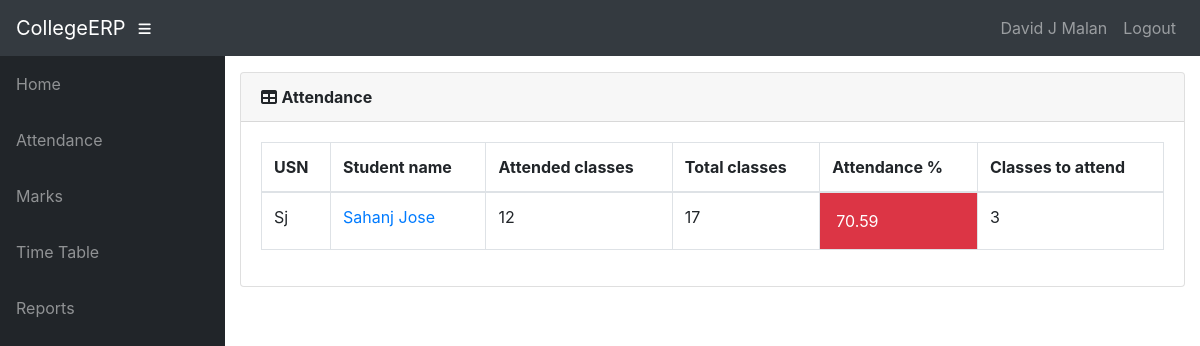
/info/teacher/40/Students/attendance/ (signed in), run on the app's committed database.
### info/models.py (models this page shows, shortened)
class User(AbstractUser):
    @property
    def is_student(self):
        if hasattr(self, 'student'):
            return True
        return False
    @property
    def is_teacher(self):
        if hasattr(self, 'teacher'):
            return True
        return False

class Teacher(models.Model):
    user = models.OneToOneField(User, on_delete=models.CASCADE, null=True)
    id = models.CharField(primary_key=True, max_length=100)
    dept = models.ForeignKey(Dept, on_delete=models.CASCADE, default=1)
    name = models.CharField(max_length=100)
    sex = models.CharField(max_length=50, choices=sex_choice, default='Male')
    DOB = models.DateField(default='1980-01-01')

class AttendanceTotal(models.Model):
    course = models.ForeignKey(Course, on_delete=models.CASCADE)
    student = models.ForeignKey(Student, on_delete=models.CASCADE)
    class Meta:
        unique_together = (('student', 'course'),)
    @property
    def att_class(self):
        stud = Student.objects.get(name=self.student)
        cr = Course.objects.get(name=self.course)
        att_class = Attendance.objects.filter(course=cr, student=stud, status='True').count()
        return att_class
    @property
    def total_class(self):
        stud = Student.objects.get(name=self.student)
        cr = Course.objects.get(name=self.course)
        total_class = Attendance.objects.filter(course=cr, student=stud).count()
        return total_class
    @property
    def attendance(self):
        stud = Student.objects.get(name=self.student)
        cr = Course.objects.get(name=self.course)
        total_class = Attendance.objects.filter(course=cr, student=stud).count()
        att_class = Attendance.objects.filter(course=cr, student=stud, status='True').count()
        if total_class == 0:
            attendance = 0
        else:
            attendance = round(att_class / total_class * 100, 2)
        return attendance
    @property
    def classes_to_attend(self):
        stud = Student.objects.get(name=self.student)
        cr = Course.objects.get(name=self.course)
        total_class = Attendance.objects.filter(course=cr, student=stud).count()
        att_class = Attendance.objects.filter(course=cr, student=stud, status='True').count()
        cta = math.ceil((0.75*total_class - att_class)/0.25)
        if cta < 0:
            return 0
        return cta

class Student(models.Model):
    user = models.OneToOneField(User, on_delete=models.CASCADE, null=True)
    class_id = models.ForeignKey(Class, on_delete=models.CASCADE, default=1)
    USN = models.CharField(primary_key='True', max_length=100)
    name = models.CharField(max_length=200)
    sex = models.CharField(max_length=50, choices=sex_choice, default='Male')
    DOB = models.DateField(default='1998-01-01')
    def __str__(self):
        return self.name

class Course(models.Model):
    dept = models.ForeignKey(Dept, on_delete=models.CASCADE)
    id = models.CharField(primary_key='True', max_length=50)
    name = models.CharField(max_length=50)
    shortname = models.CharField(max_length=50, default='X')
    def __str__(self):
        return self.name

### info/views.py (the view)
# urls.py: path('teacher/<int:assign_id>/Students/attendance/', views.t_student, name='t_student'),
@login_required()
def t_student(request, assign_id):
    ass = Assign.objects.get(id=assign_id)
    att_list = []
    for stud in ass.class_id.student_set.all():
        try:
            a = AttendanceTotal.objects.get(student=stud, course=ass.course)
        except AttendanceTotal.DoesNotExist:
            a = AttendanceTotal(student=stud, course=ass.course)
            a.save()
        att_list.append(a)
    return render(request, 'info/t_students.html', {'att_list': att_list})

### info/templates/info/t_students.html
{% extends 'info/base.html' %}
    {% load static %}
    {% block content %}
                  <div class="card mb-3">
            <div class="card-header">
              <i class="fas fa-table"></i>
            <b>Attendance</b></div>
            <div class="card-body">
              <div class="table-responsive">
                <table class="table table-bordered" id="dataTable" width="100%" cellspacing="0">
                  <thead>
                    <tr>
                        <th>USN</th>
                        <th>Student name</th>
                        <th>Attended classes</th>
                        <th>Total classes</th>
                        <th>Attendance %</th>
                        <th>Classes to attend</th>
                    </tr>
                  </thead>
                  <tbody>
                    {% for a in att_list %}
                    <tr>
                        <td>{{ a.student_id }}</td>
                        <td><a href="{% url 't_attendance_detail' a.student.USN a.course_id %}">{{ a.student.name }}</a></td>
                        <td>{{ a.att_class }}</td>
                        <td>{{ a.total_class }}</td>
                        {% if a.attendance < 75 %}
                            <td class="p-3 mb-2 bg-danger text-white">{{ a.attendance }}</td>
                        {% else %}
                            <td class="p-3 mb-2 bg-success text-white">{{ a.attendance }}</td>
                        {% endif %}
                        <td>{{ a.classes_to_attend }}</td>
                    </tr>
                    {% empty %}
                            <p>No students</p>
                    {% endfor %}
                  </tbody>
                </table>
              </div>
            </div>
          </div>
    {% endblock %}

### info/templates/info/base.html (shortened to what this page needs)
<!DOCTYPE html>
<html lang="en">
  <head>
      {% load static %}
    <link href="{% static '/info/bootstrap/vendor/bootstrap/css/bootstrap.min.css' %}" rel="stylesheet">
    <link href="{% static '/info/bootstrap/vendor/fontawesome-free/css/all.min.css' %}" rel="stylesheet" type="text/css">
    <link href="{% static '/info/bootstrap/vendor/datatables/dataTables.bootstrap4.css' %}" rel="stylesheet">
    <link href="{% static '/info/bootstrap/css/sb-admin.css' %}" rel="stylesheet">
  </head>
  <body id="page-top">
    <nav class="navbar navbar-expand navbar-dark bg-dark static-top">
      <a class="navbar-brand mr-1" href="{% url 'index' %}">CollegeERP</a>
      <button class="btn btn-link btn-sm text-white order-1 order-sm-0" id="sidebarToggle" href="#">
        <i class="fas fa-bars"></i>
      </button>
        <div class="collapse navbar-collapse" id="navbarResponsive">
          <ul class="navbar-nav ml-auto">
            <li class="nav-item">
                {% if request.user.is_student %}
                    <a class="nav-link text-capitalize">{{ request.user.student.name }}</a>
                {% elif request.user.is_teacher %}
                    <a class="nav-link text-capitalize">{{ request.user.teacher.name }}</a>
                {% endif %}
            </li>
            <li class="nav-item">
                <a class="nav-link" href="#" data-toggle="modal" data-target="#logoutModal">Logout</a>
            </li>
          </ul>
        </div>
    </nav>
    <div id="wrapper">
      <ul class="sidebar navbar-nav">
            <li class="nav-item">
              <a class="nav-link" href="{% url 'index' %}">
                <span>Home</span>
              </a>
            </li>
        {% if request.user.is_student %}
            <li class="nav-item">
              <a class="nav-link" href="{% url 'attendance' request.user.student.USN %}">
                <span>Attendance</span>
              </a>
            </li>
            <li class="nav-item">
              <a class="nav-link" href="{% url 'attendance' request.user.student.USN %}">
                <span>Attendance By Subject</span>
              </a>
            </li>
            <li class="nav-item">
              <a class="nav-link" href="{% url 'marks_list' request.user.student.USN %}">
                <span>Marks</span>
              </a>
            </li>
              <li class="nav-item">
              <a class="nav-link" href="{% url 'timetable' request.user.student.class_id_id %}">
                <span>Time Table</span>
              </a>
            </li>
        {% elif request.user.is_teacher %}
            <li class="nav-item">
              <a class="nav-link" href="{% url 't_clas' request.user.teacher.id 1 %}">
                <span>Attendance</span>
              </a>
            </li>
            <li class="nav-item">
              <a class="nav-link" href="{% url 't_clas' request.user.teacher.id 2 %}">
                <span>Marks</span>
              </a>
            </li>
              <li class="nav-item">
              <a class="nav-link" href="{% url 't_timetable' request.user.teacher.id %}">
                <span>Time Table</span>
              </a>
            </li>
            <li class="nav-item">
              <a class="nav-link" href="{% url 't_clas' request.user.teacher.id 3 %}">
                <span>Reports</span>
              </a>
            </li>
        {% endif %}
      </ul>
      <div id="content-wrapper">
        <div class="container-fluid">
            {% block content %}
            {% endblock %}
        </div>
      </div>
    </div>
  </body>
</html>

### data on the page
User: user.teacher.name "David J Malan"
AttendanceTotal: student_id "Sj", student.name "Sahanj Jose", att_class "12", total_class "17", attendance "70.59", classes_to_attend "3"
